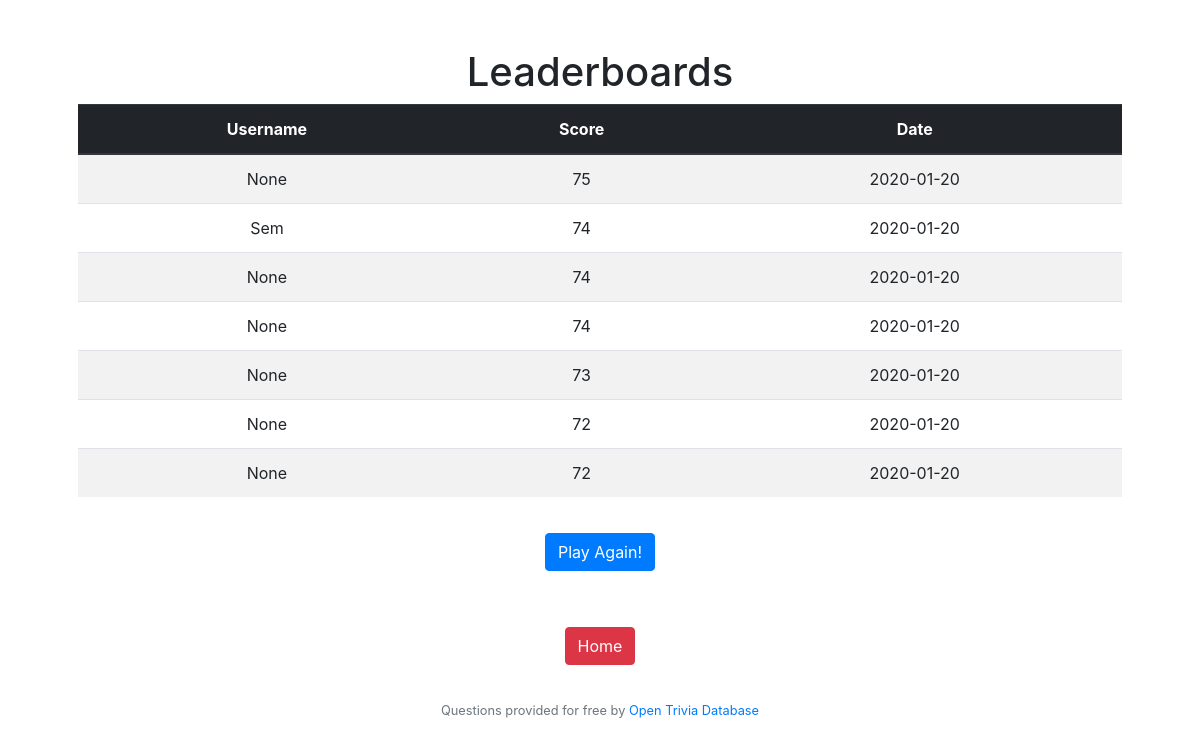
The page /leaderboard on the database as committed earlier.
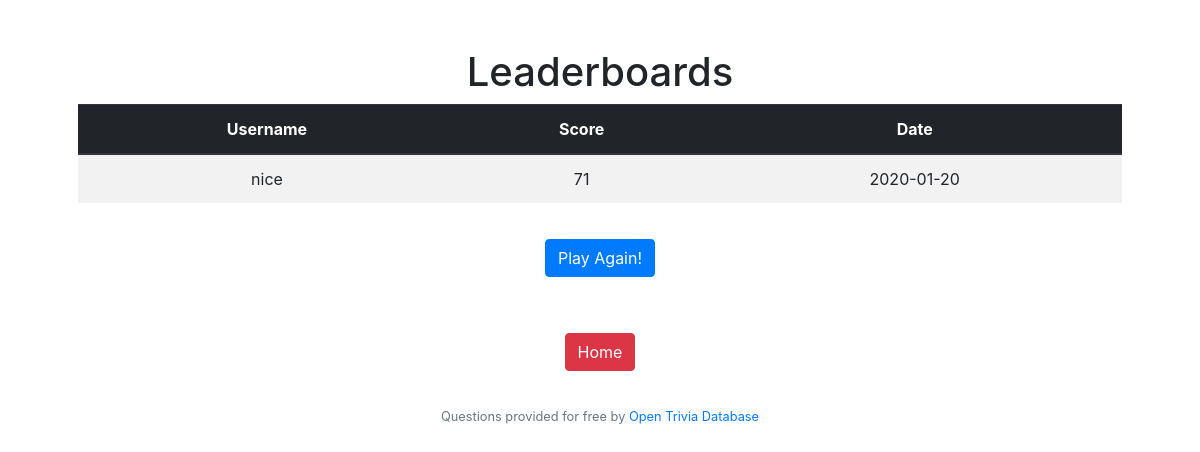
The same page on the database as committed later.
### tables this page shows
CREATE TABLE 'scores' ('id' integer PRIMARY KEY AUTOINCREMENT NOT NULL, 'username' varchar(16), 'score' integer NOT NULL, 'date' date NOT NULL DEFAULT CURRENT_DATE);

### application.py (the view)
@app.route("/leaderboard")
def leaderboard():
    topscores = db.execute("SELECT * FROM scores ORDER BY score")[::-1][:10]
    return render_template("leaderboard.html", scores=topscores)

### application.py (called while the page is built)
@app.after_request
def after_request(response):
    response.headers["Cache-Control"] = "no-cache, no-store, must-revalidate"
    response.headers["Expires"] = 0
    response.headers["Pragma"] = "no-cache"
    return response

### templates/leaderboard.html
{% extends "layout.html" %}
{% block main %}
<h1>Leaderboards</h1>
<table class="table table-striped">
  <thead class="thead-dark">
    <tr>
      <th scope="col">Username</th>
      <th scope="col">Score</th>
      <th scope="col">Date</th>
    </tr>
  </thead>
  <tbody>
    {% for score in scores %}
    <tr>
      <td> {{score.username}} </td>
      <td> {{score.score}}</td></td>
      <td> {{score.date}}</td>
    </tr>
    {% endfor %}
  </tbody>
</table>
<form action="/quiz" method="get">
    <p><button type="submit" class="btn btn-primary">Play Again!</button></p>
</form>
<form action="/" method="get">
    <p><button type="submit" class="btn btn-danger">Home</button></p>
</form>
{% endblock %}

### templates/layout.html (shortened to what this page needs)
<!DOCTYPE HTML>
<html lang="en">
    <head>
        <link href="https://maxcdn.bootstrapcdn.com/bootstrap/4.1.3/css/bootstrap.min.css" rel="stylesheet">
        <link rel="stylesheet" type="text/css" href="/static/styles.css">
    </head>
    <body>
        <main class = "container p-5">
            {% block main %}
            {% endblock %}
            <footer class = "small text-center text-muted">
                Questions provided for free by <a href = "https://opentdb.com/">Open Trivia Database</a>
            </footer>
        </main>
    </body>
</html>

### static/styles.css (style rules this page uses)
main { overflow-x: auto; text-align: center; }
button { margin:20px; }

Rows that differ between the two databases and show on the page:
removed scores: username "None", score "75", date "2020-01-20"
removed scores: username "Sem", score "74", date "2020-01-20"
removed scores: username "None", score "74", date "2020-01-20"
removed scores: username "None", score "74", date "2020-01-20"
removed scores: username "None", score "73", date "2020-01-20"
removed scores: username "None", score "72", date "2020-01-20"
removed scores: username "None", score "72", date "2020-01-20"
added scores: username "nice", score "71", date "2020-01-20"
